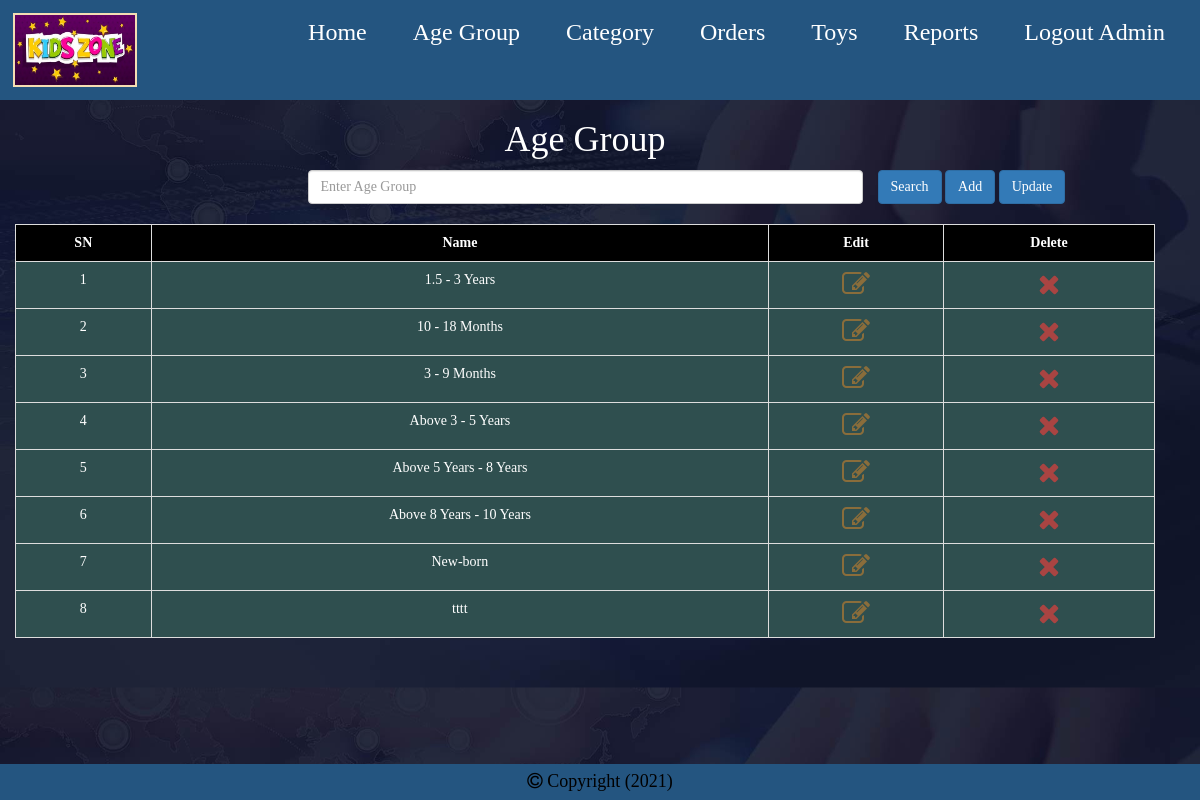
Screenshot of /manage_age_group.php (signed in) with the database file from the repository.
### tables this page shows
CREATE TABLE `age_group` (
  `age_group_id` int(11) NOT NULL,
  `age_group_name` varchar(100) NOT NULL
);

### manage_age_group.php (the view, shortened to what this page needs)
<!doctype html>
<html>
    <head>
        <?php
        include 'connection.php';
        ?>
        <link rel="stylesheet" type="text/css" href="res/bootstrap/css/bootstrap.css" />
        <link rel="stylesheet" type="text/css" href="res/stylesheet.css" />
        <link rel="stylesheet" type="text/css" href="res/font-awesome/css/font-awesome.css">
    </head>
    <body>
        <div class="container-fluid">
            <?php
                    include 'admin_menu.php';
            ?>
            <div class="col-sm-12 row">
                <h1>Age Group</h1>
                <div class="row">
                    <form method="post">
                        <div class="col-sm-6 col-sm-offset-3">
                            <input type="text" name="keyword" id="keyword" required="" placeholder="Enter Age Group" class="form-control">
                        </div>
                        <button name="search" class="btn btn-primary">Search</button>
                        <button name="add" class="btn btn-primary">Add</button>
                        <button name="update" class="btn btn-primary">Update</button>
                    </form>
                 </div>
                <br>
                <table class="table table-bordered table-hover">
                    <tr>
                        <th>SN</th>
                        <th>Name</th>
                        <th>Edit</th>
                        <th>Delete</th>
                    </tr>
                    <?php
                    if(isset($_POST['search'])){
                        $keyword=$_POST['keyword'];
                        $query="select * from age_group where age_group_name like '%$keyword%' ";
                    }else{
                        $query="select * from age_group ";
                    }
                    $result= mysqli_query($link, $query);
                    if($result){
                        if(mysqli_num_rows($result)){
                            $sn=1;
                            while ($row= mysqli_fetch_array($result)){
                                extract($row);
                                ?>
                    <tr>
                        <td><?php echo $sn++; ?></td>
                        <td><?php echo $age_group_name; ?></td>
                         <td>
                             <a href="#" onclick="update('<?php echo $age_group_name; ?>', '<?php echo $age_group_id; ?>')"><i class="fa fa-edit fa-2x text-warning"></i></a>
                        </td>
                        <td>
                            <a href="delete.php?table=age_group&table_id=age_group_id&delete_id=<?php echo $age_group_id; ?>"><i class="fa fa-times fa-2x text-danger"></i></a>
                        </td>
                    </tr>
                    <?php
                            }
                        }else{
                            echo "<tr><td colspan='9'>No data found</td></tr>";
                        }
                    }else{
                       echo mysqli_error($link);
                       exit(0);
                    }
                    ?>
                </table>
            </div>
            <div class="row">
                <?php include 'footer.php' ; ?>
            </div>
        </div>
    </body>
</html>

### res/stylesheet.css (style rules this page uses)
* { font-family: serif; box-sizing: border-box; }
body { background: url('bg.jpg'); background-size: 100%; background-repeat: repeat; padding: 0; margin: 0; margin-bottom: 30px; }
td { background: darkslategray; color: white; }
th { background: black; color: white; }
h1, h2, h3 { text-align: center; color: white; }
table, th { text-align: center; }

### rows the page displays
age_group: age_group_name "1.5 - 3 Years"
age_group: age_group_name "10 - 18 Months"
age_group: age_group_name "3 - 9 Months"
age_group: age_group_name "Above 3 - 5 Years"
age_group: age_group_name "Above 5 Years - 8 Years"
age_group: age_group_name "Above 8 Years - 10 Years"
age_group: age_group_name "New-born"
age_group: age_group_name "tttt"

### other values shown
$_SESSION['user_role'] "Admin"
